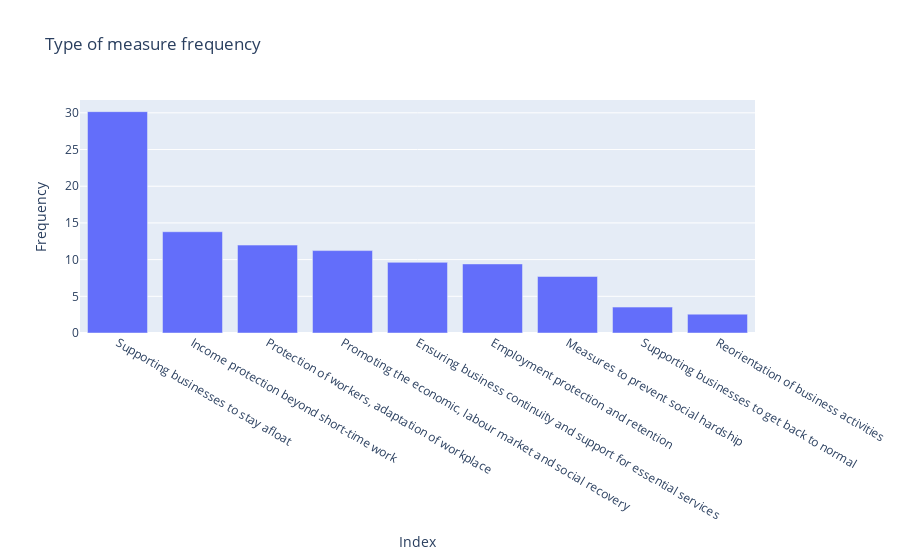

The cell this chart's notebook holds for it:
### Code cell
plotly_bar_chart_graphic("Type of measure frequency", df_cat_table['index'],
                         df_cat_table['Frequency'], "Index", "Frequency")

### Figure 1 — Plotly figure (JSON) as saved in the notebook; plotly's stock layout.template omitted (floating-point values rounded to 4 significant figures)
{"data": [{"type": "bar", "x": ["Supporting businesses to stay afloat", "Income protection beyond short-time work", "Protection of workers, adaptation of workplace", "Promoting the economic, labour market and social recovery", "Ensuring business continuity and support for essential services", "Employment protection and retention", "Measures to prevent social hardship", "Supporting businesses to get back to normal", "Reorientation of business activities"], "y": [30.16, 13.8, 11.98, 11.23, 9.626, 9.412, 7.701, 3.529, 2.567]}], "layout": {"title": {"text": "Type of measure frequency"}, "xaxis": {"title": {"text": "Index"}}, "yaxis": {"title": {"text": "Frequency"}}}}
